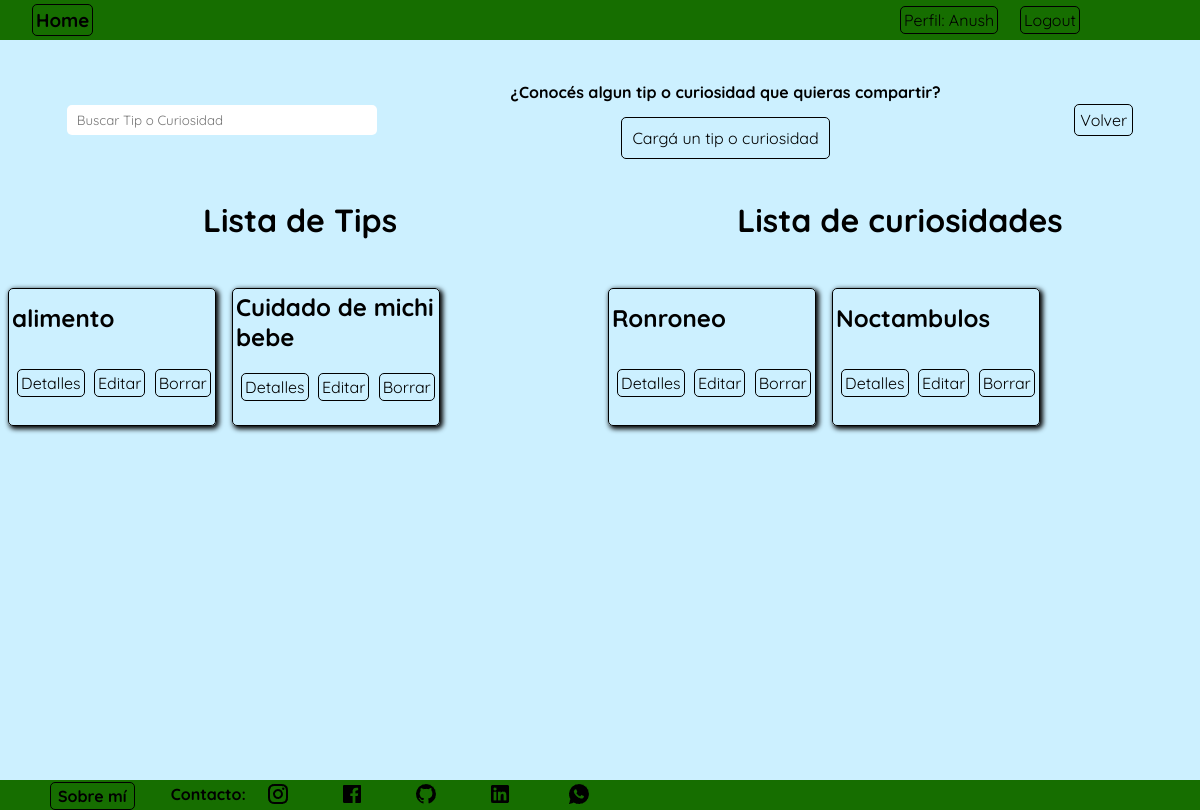
The page /comunidad/comunidad/tipcuriosidad/list (signed in) on the database its author committed.
### comunidad/models.py (models this page shows, shortened)
class TipCuriosidad(models.Model):
    class TipCuriosidad(models.TextChoices):
        TIP = 'tip', 'Tip'
        CURIOSIDAD = 'curiosidad', 'Curiosidad'
    nombre = models.CharField(max_length=100)
    animal = models.ForeignKey(TipoAnimal, on_delete=models.SET_NULL, null=True, blank=True)
    tip_o_curiosidad = models.CharField(max_length=10, choices=TipCuriosidad.choices, verbose_name='Tip o curiosidad')
    url = models.CharField(max_length=250,null=True,blank=True, verbose_name='URL')
    dato = models.TextField(null=True,blank=True)
    class Meta:
        verbose_name = 'Tip o curiosidad'
        verbose_name_plural = 'Tips o curiosidades'

### comunidad/views.py (the view)
# urls.py: path('comunidad/tipcuriosidad/list', tipcuriosidadlist, name='tipcuriosidad_list'),
def tipcuriosidadlist(request):
    busqueda = request.GET.get("busqueda", None)
    consulta = TipCuriosidad.objects.all()
    if busqueda:
        consulta = TipCuriosidad.objects.filter(
            Q(nombre__icontains=busqueda) |
            Q(animal__nombre__icontains=busqueda) |
            Q(tip_o_curiosidad__icontains=busqueda)
            )
    else:
        consulta = TipCuriosidad.objects.all()
    return render(request, 'comunidad/tipcuriosidad_list.html', {'tipcuriosidad': consulta})

### comunidad/templates/comunidad/tipcuriosidad_list.html (shortened to what this page needs)
{% extends 'core/base.html' %}
{% block content %}
    <nav class="navbar">
        <div class="titulo">
            <h3><a href="{% url 'core:index' %}" class="link">Home</a></h3>
        </div>
        {% if user.is_authenticated %}
        <div class="paginas">
            <ul class="links">
                <a href="{% url 'perfil:index' %}" class="link">Perfil: {{ user.username }}</a>
            </ul>
        </div>
        {% endif %}
        <div class="login">
            {% if user.is_authenticated %}
            <form action="{% url 'login:logout' %}" method="post">
                <button type="submit" class="logout">Logout</button>
            </form>
            {% else %}
                <a href="{% url 'login:index' %}" class="link">login</a>
                <a href="{% url 'login:singup' %}" class="link">Crear Usuario</a>
            {% endif %}
        </div>
    </nav>
    <main class="contenedor">
        <div class="header_lista_veterinarias">
            <div class="busqueda_tipcuriosidad">
                <form action="{% url 'comunidad:tipcuriosidad_list' %}" method="get">
                    <input type="text" name="busqueda" placeholder="Buscar Tip o Curiosidad" class="texto_busqueda_control">
                </form>
            </div>
            {% if user.is_authenticated %}
            <div class="contenedor_registrar_veterinaria">
                <p><strong>¿Conocés algun tip o curiosidad que quieras compartir?</strong></p>
                <p class="caja_registrar_veterinaria"><a href="{% url 'comunidad:tipcuriosidad_create' %}" class="registrar_veterinaria">Cargá un tip o curiosidad</a></p>
            </div>
            {% else %}
            <div class="contenedor_registrar_veterinaria">
                <p><strong>¿Conocés algun tip o curiosidad que quieras compartir?</strong></p>
                <p class="caja_registrar_veterinaria"><a href="{% url 'login:index' %}" class="registrar_veterinaria">Debes Iniciar Sesión</a></p>
            </div>
            {% endif %}
            <div class="volver_veterinarias_contenedor">
                <a href="{% url 'comunidad:index' %}" class="volver_mascota">Volver</a>
            </div>
        </div>
        <div class="contenedor_tips_curiosidades">
            <div class="lista_tips">
                <div class="contenedor_titulo_tipcuriosidad">
                    <h1 class="titulo_tips">Lista de Tips</h1>
                </div>
                <div class="tarjetas_tipcuriosidades">
                    {% for dato in tipcuriosidad %}
                    {% if dato.tip_o_curiosidad == 'tip' %}
                    <ul class="veterinarias_list_completo">
                        <div class="control_list">
                            <p class="nombre_control"><strong>{{dato.nombre}}</strong></p>
                            <div class="crud_mascota">
                                <a href="{% url 'comunidad:tipcuriosidad_detail' dato.id %}" class="control_detalle">Detalles</a>
                                {% if user.is_authenticated %}
                                <a href="{% url 'comunidad:tipcuriosidad_update' dato.id %}" class="control_editar">Editar</a>
                                <a href="{% url 'comunidad:tipcuriosidad_delete' dato.id %}" class="control_borrar">Borrar</a>
                                {% endif %}
                            </div>
                        </div>
                    </ul>
                    {% endif %}
                    {% endfor %}
                </div>
            </div>
            <div class="lista_curiosidades">
                <div class="contenedor_titulo_tipcuriosidad">
                    <h1 class="titulo_curiosidades">Lista de curiosidades</h1>
                </div>
                <div class="tarjetas_tipcuriosidades">
                    {% for dato in tipcuriosidad %}
                    {% if dato.tip_o_curiosidad == 'curiosidad' %}
                    <ul class="veterinarias_list_completo">
                        <div class="control_list">
                            <p class="nombre_control"><strong>{{dato.nombre}}</strong></p>
                            <div class="crud_mascota">
                                <a href="{% url 'comunidad:tipcuriosidad_detail' dato.id %}" class="control_detalle">Detalles</a>
                                {% if user.is_authenticated %}
                                <a href="{% url 'comunidad:tipcuriosidad_update' dato.id %}" class="control_editar">Editar</a>
                                <a href="{% url 'comunidad:tipcuriosidad_delete' dato.id %}" class="control_borrar">Borrar</a>
                                {% endif %}
                            </div>
                        </div>
                    </ul>
                    {% endif %}
                    {% endfor %}
                </div>
            </div>
        </div>
    </main>
{% endblock content %}

### core/static/css/style.css (style rules this page uses)
* { padding: 0; margin: 0; font-family: "Quicksand", sans-serif; }
.contenedor { display: grid; grid-template-columns: repeat(20, 5vw); grid-template-rows: repeat(18, 5vh); min-height: 92.54vh; background-color: rgb(204, 240, 255); width: 100vw; }
.navbar { display: grid; grid-template-columns: repeat(20, 5vw); grid-template-rows: 40px; width: 100vw; background-color: rgb(22, 110, 0); align-items: center; }
.paginas { grid-column-start: 16; grid-column-end: 18; }
.links { display: flex; }
.link { text-decoration: none; color: black; transition-duration: .3s; border: 1px solid black; border-radius: 5px; padding: 3px; }
.login { grid-column-start: 18; grid-column-end: 20; display: flex; gap: 20px; }
.titulo { display: flex; gap: 2rem; align-items: center; margin-left: 2rem; }
.logout { padding: 3px; background: none; border: 1px solid black; border-radius: 5px; margin: 0; font: inherit; color: inherit; cursor: pointer; outline: none; transition-duration: .3s; }
.crud_mascota { grid-row-start: 3; grid-column-start: span 2; justify-content: center; margin-left: 5px; }
.volver_mascota { text-decoration: none; color: black; border: 1px solid black; border-radius: 5px; padding: 5px; transition-duration: .2s; }
.control_detalle { text-decoration: none; color: black; border: .5px solid black ; border-radius: 5px; padding: 3px; transition-duration: .2s; }
.control_editar { text-decoration: none; color: black; border: .5px solid black ; border-radius: 5px; padding: 3px; transition-duration: .2s; margin-left: 5px; }
.control_borrar { text-decoration: none; color: black; border: .5px solid black ; border-radius: 5px; padding: 3px; margin-left: 5px; }
.control_list { display: grid; grid-template-rows: 2fr 1fr 1fr 1fr; align-items: center; width: 200px; height: 130px; border: 1px solid black; border-radius: 5px; padding: 3px; margin: .5rem; box-shadow: 2px 2px 5px 1px black; }
.nombre_control { font-size: 1.5rem; grid-row-start: 1; }
.texto_busqueda_control { border: none; border-radius: 5px; background-color: white; height: 30px; width: 300px; padding-left: 10px; }
.header_lista_veterinarias { grid-column: 1/-1; grid-row: 1/5; display: flex; align-items: center; justify-content: space-around; }
.contenedor_tips_curiosidades { grid-column: 1/-1; display: flex; justify-content: space-around; }
.lista_tips { width: 50%; }
.lista_curiosidades { width: 50%; }
.contenedor_titulo_tipcuriosidad { display: flex; justify-content: center; }
.titulo_tips { margin-bottom: 40px; }
.titulo_curiosidades { margin-bottom: 40px; }
.tarjetas_tipcuriosidades { display: flex; }
.contenedor_registrar_veterinaria { display: flex; flex-direction: column; row-gap: 15px; justify-content: center; order: 1; }
.caja_registrar_veterinaria { display: flex; justify-content: center; }
.registrar_veterinaria { text-decoration: none; color: black; border: 1px solid black ; border-radius: 5px; padding: 10px; transition-duration: .2s; }
.volver_veterinarias_contenedor { order: 4; align-content: center; }

### rows shown on the page
TipCuriosidad: nombre "alimento"
TipCuriosidad: nombre "Cuidado de michi bebe"
TipCuriosidad: nombre "Ronroneo"
TipCuriosidad: nombre "Noctambulos"

### other values the page prints
{{ user.username }} "Anush"
